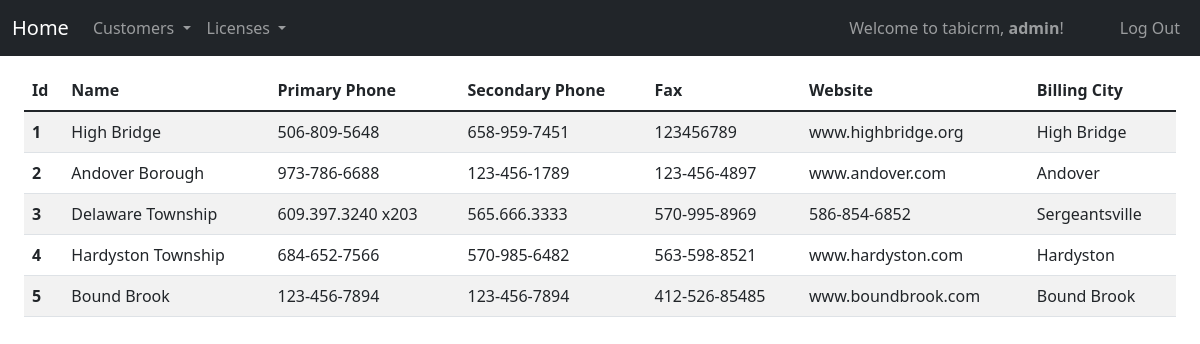
Screenshot of /all_customers (signed in) with the database file from the repository.
### tabicrm/models.py (models this page shows, shortened)
class User(AbstractUser):
    id = models.AutoField(primary_key=True)
    role = models.CharField(max_length=64)
    title = models.CharField(max_length=64, null=True, blank=True)
    department = models.CharField(max_length=64, null=True, blank=True)
    extension = models.CharField(max_length=64, null=True, blank=True)
    cellphone = models.CharField(max_length=64, null=True, blank=True)
    street = models.CharField(max_length=64, null=True, blank=True)
    city = models.CharField(max_length=64, null=True, blank=True)
    state = models.CharField(max_length=64, null=True, blank=True)
    zip = models.CharField(max_length=64, null=True, blank=True)
    country = models.CharField(max_length=64, null=True, blank=True)

class Customer(models.Model):
    id = models.AutoField(primary_key=True)
    name = models.CharField(max_length=255)
    primary_phone = models.CharField(max_length=255)
    fax =  models.CharField(max_length=255, null=True, blank=True)
    secondary_phone =  models.CharField(max_length=64, null=True, blank=True)
    website = models.CharField(max_length=255, null=True, blank=True)
    notes = models.TextField(null=True, blank=True)
    billing_address_one = models.CharField(max_length=255, null=True, blank=True)
    billing_address_two = models.CharField(max_length=255, null=True, blank=True)
    billing_address_city = models.CharField(max_length=255, null=True, blank=True)
    billing_address_state = models.CharField(max_length=255, null=True, blank=True)
    billing_address_zip = models.CharField(max_length=255, null=True, blank=True)
    billing_address_country = models.CharField(max_length=255, null=True, blank=True)
    shipping_address_one = models.CharField(max_length=255, null=True, blank=True)
    shipping_address_two = models.CharField(max_length=255, null=True, blank=True)
    shipping_address_city = models.CharField(max_length=255, null=True, blank=True)
    shipping_address_state = models.CharField(max_length=255, null=True, blank=True)
    shipping_address_zip = models.CharField(max_length=255, null=True, blank=True)
    shipping_address_country = models.CharField(max_length=255, null=True, blank=True)

### tabicrm/views.py (the view)
# urls.py: path("all_customers", views.all_customers, name="all_customers"),
@login_required
def all_customers(request):
    customers = Customer.objects.all()
    return render(request,"tabicrm/all_customers.html", {"customers": customers})

### tabicrm/templates/tabicrm/all_customers.html (shortened to what this page needs)
{% extends "tabicrm/layout.html" %}
{% load static %}
{% load humanize %}
{% block body %}
<div class="container-fluid">
    <table class="table  table-striped table-responsive">
        <thead class="thead-dark">
            <tr>
                <th scope="col">Id</th>
                <th scope="col">Name</th>
                <th scope="col">Primary Phone</th>
                <th scope="col">Secondary Phone</th>
                <th scope="col">Fax</th>
                <th scope="col">Website</th>
                <th scope="col">Billing City</th>
            </tr>
        </thead>
        <tbody>
            {% for customer in customers %}
            <tr class="select-customer" id="{{customer.id}}" onclick="viewClient('{{customer.id}}')">
                <th scope=" row">{{customer.id}}</th>
                <td>{{customer.name}}</td>
                <td>{{customer.primary_phone}}</td>
                <td>{{customer.secondary_phone}}</td>
                <td>{{customer.fax}}</td>
                <td>{{customer.website}}</td>
                <td>{{customer.billing_address_city}}</td>
            </tr>
            {% endfor%}
        </tbody>
    </table>
</div>
{% endblock %}

### tabicrm/templates/tabicrm/layout.html (shortened to what this page needs)
{% load static %}
<!DOCTYPE html>
<html lang="en">
<head>
    <link href="https://cdn.jsdelivr.net/npm/bootstrap@5.1.3/dist/css/bootstrap.min.css" rel="stylesheet">
    <link rel="stylesheet" href="https://maxst.icons8.com/vue-static/landings/line-awesome/line-awesome/1.3.0/css/line-awesome.min.css">
    <link href="{% static 'tabicrm/styles.css' %}" rel="stylesheet">
</head>
<body>
    <nav class="navbar navbar-expand-xl navbar-dark bg-dark mb-5 fixed-top">
        <div class="container-fluid">
            <a class="navbar-brand" href="{% url 'index' %}">Home</a>
            <div class="collapse navbar-collapse" id="navbarText">
                <ul class="navbar-nav me-auto mb-2 mb-lg-0">
                    {% if user.is_authenticated %}
                    <li class="nav-item dropdown">
                        <a class="nav-link dropdown-toggle" href="#" id="navbarDropdown" role="button" data-bs-toggle="dropdown" aria-expanded="false">
                            Customers
                        </a>
                    </li>
                    <li class="nav-item dropdown">
                        <a class="nav-link dropdown-toggle" href="#" id="navbarDropdown" role="button" data-bs-toggle="dropdown" aria-expanded="false">
                            Licenses
                        </a>
                    </li>
                    {% endif %}
                </ul>
                <span class="navbar-text me-5">
                    {% if user.is_authenticated %}
                    Welcome to tabicrm, <strong>{{ user.username }}</strong>!
                    {% endif %}
                </span>
                <ul class="navbar-nav  mb-2 mb-lg-0">
                    {% if user.is_authenticated %}
                    <li class="nav-item">
                        <a class="nav-link" href="{% url 'logout' %}">Log Out</a>
                    </li>
                    {% else %}
                    <li class="nav-item">
                        <a class="nav-link {% if navlogin %}active{% endif %}" href="{% url 'login' %}">Log In</a>
                    </li>
                    {% endif %}
                </ul>
            </div>
        </div>
    </nav>
    <div class="container-fluid">
        {% block body %}
        {% endblock %}
    </div>
</body>
</html>

### tabicrm/static/tabicrm/styles.css (style rules this page uses)
body { margin-top: 70px; }

### rows the page displays
User: username "admin"
Customer: id "1", name "High Bridge", primary_phone "506-809-5648", secondary_phone "658-959-7451", fax "123456789", website "www.highbridge.org", billing_address_city "High Bridge"
Customer: id "2", name "Andover Borough", primary_phone "973-786-6688", secondary_phone "123-456-1789", fax "123-456-4897", website "www.andover.com", billing_address_city "Andover"
Customer: id "3", name "Delaware Township", primary_phone "609.397.3240 x203", secondary_phone "565.666.3333", fax "570-995-8969", website "586-854-6852", billing_address_city "Sergeantsville"
Customer: id "4", name "Hardyston Township", primary_phone "684-652-7566", secondary_phone "570-985-6482", fax "563-598-8521", website "www.hardyston.com", billing_address_city "Hardyston"
Customer: id "5", name "Bound Brook", primary_phone "123-456-7894", secondary_phone "123-456-7894", fax "412-526-85485", website "www.boundbrook.com", billing_address_city "Bound Brook"
